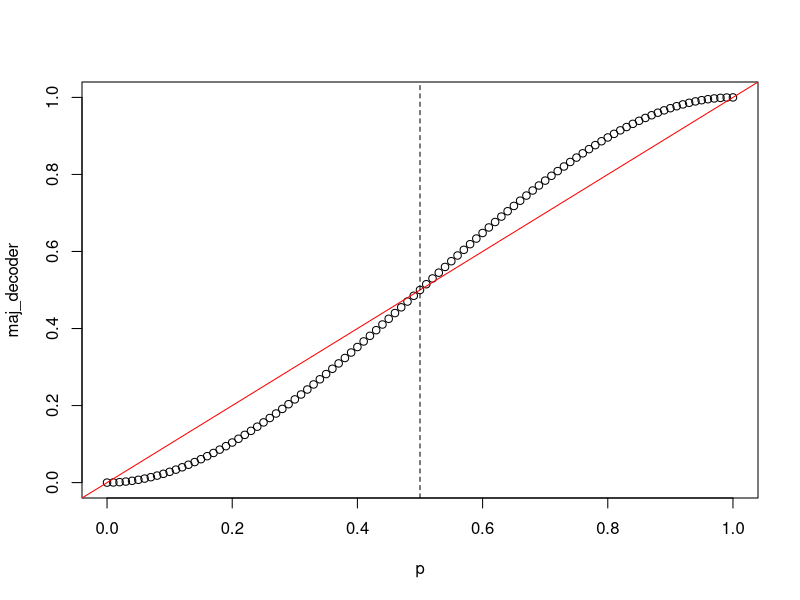
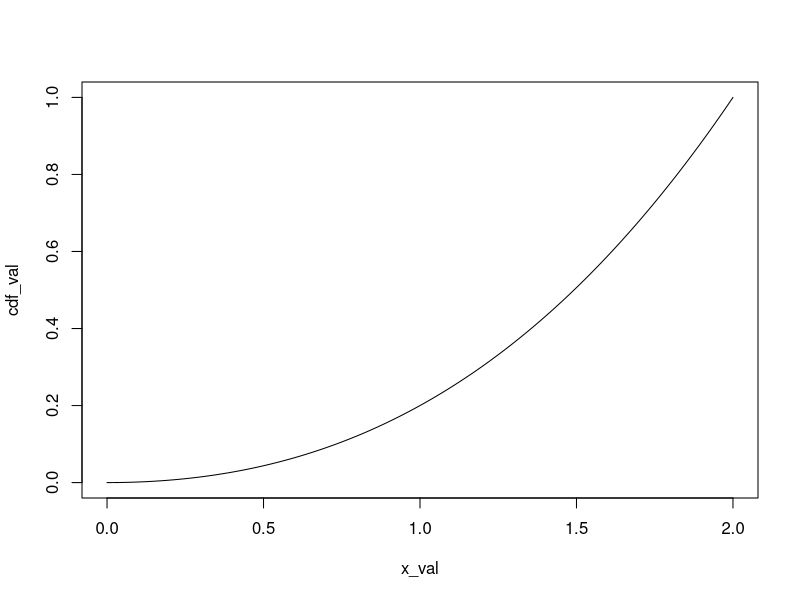

Source code (R) for these figures, in order:
## ---- chunk 1
knitr::opts_chunk$set(echo = TRUE)
## ---- chunk 2
probAtLeastOneDefect = function(n, k ,m) {
  prob = 1 - choose(n-k, m)/choose(n, m)
  return(prob)
}
## ---- chunk 3

m_val = 1:1000
probs = probAtLeastOneDefect(1000, 10, m_val)
(m = which(probs >= 0.8)[1])

m_and_probs = data.frame(m_val, probs)
m_and_probs[(m-2):m,]
## ---- chunk 4
probs = probAtLeastOneDefect(1000, 100, m_val)
(m = which(probs >= 0.8)[1])

m_and_probs = data.frame(m_val, probs)
m_and_probs[(m-2):m,]
## ---- chunk 5
all_outcomes = expand.grid(c1=c("H", "T"),
                           c2=c("H", "T"),
                           c3=c("H", "T"),
                           c4=c("H", "T"),
                           c5=c("H", "T"),
                           c6=c("H", "T"))
tail(all_outcomes)
## ---- chunk 6
roots = polyroot(c(0.5, 0, -15, 18))
## ---- chunk 7
prob_B = function(x) {
  return(1 - 15*x^2 + 18*x^3)
}

p_val = seq(from=0, to=1, by=0.05)
p_B = sapply(p_val, function(x) {
  return(prob_B(x))
})

names(p_B) = p_val

p_B
## ---- chunk 8
p = seq(from=0, to=1, by=0.01)
maj_decoder = sapply(p, function(x) {
  return(3*x^2*(1-x) + x^3)
})

plot(p, maj_decoder, type="b")
abline(coef = c(0, 1), col="red")
abline(v=0.5, lty="dashed")
## ---- chunk 9
prob_0_1_0_5 = (3/20)*(0.5^3/3 + 0.5^2 - 0.1^3/3 - 0.1^2)
## ---- chunk 10
x_val = seq(from=0, to=2, by=0.01)
cdf_val = sapply(x_val, function(x) {
          return((3/20)*(x^3/3 + x^2))
})

plot(x_val, cdf_val, type="l")
## ---- chunk 11
1- pnorm(72, mean=60, sd=4)
## ---- chunk 12
1 - pnorm(3)
